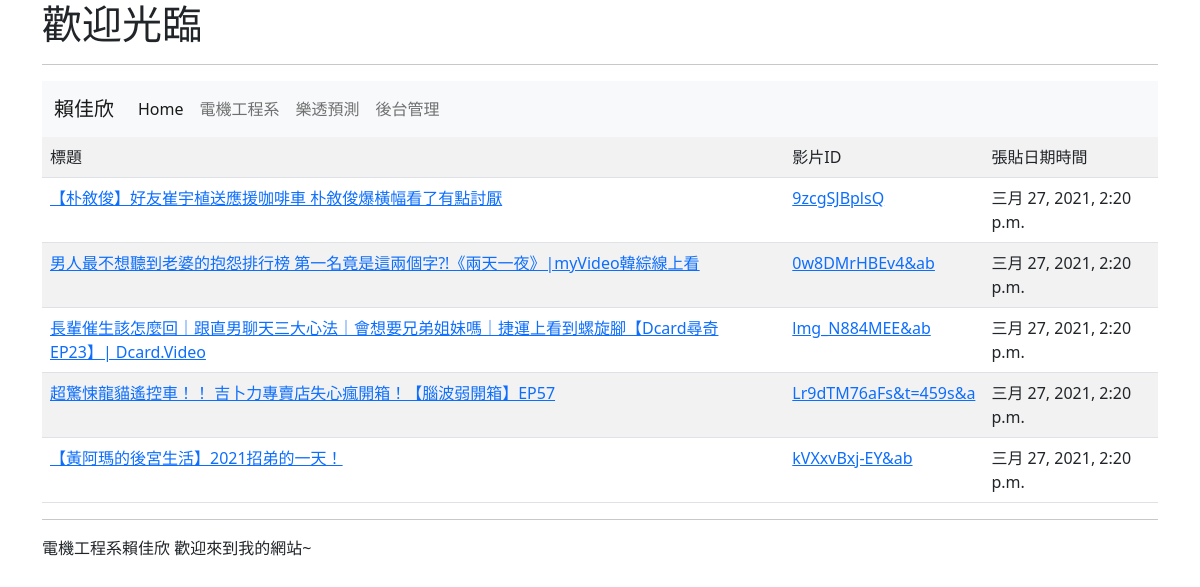
The page / on the database its author committed.
### mysite/models.py (models this page shows, shortened)
class Post(models.Model):
	title = models.CharField(max_length=200)
	vid = models.CharField(max_length=20,default="9zcgSJBplsQ")
	pub_date = models.DateTimeField(default=timezone.now)
	class Meta:
		ordering = ('-pub_date',)

### mysite/views.py (the view)
# urls.py: path('',views.index),
def index(request):
		posts = models.Post.objects.all()
		return render(request, "index.html", locals())

### templates/index.html (shortened to what this page needs)
<!doctype html>
<html>
  <head>
    <link href="https://cdn.jsdelivr.net/npm/bootstrap@5.0.0-beta2/dist/css/bootstrap.min.css" rel="stylesheet">
  </head>
  <body>
  	<div class="container">
    <h1>歡迎光臨</h1>
	<hr>
	<nav class="navbar navbar-expand-lg navbar-light bg-light">
  <div class="container-fluid">
    <a class="navbar-brand" href="#">賴佳欣</a>
    <div class="collapse navbar-collapse" id="navbarNav">
      <ul class="navbar-nav">
        <li class="nav-item">
          <a class="nav-link active" aria-current="page" href="/">Home</a>
        </li>
        <li class="nav-item">
          <a class="nav-link" href="http://ee.nkust.edu.tw/">電機工程系</a>
        </li>
        <li class="nav-item">
          <a class="nav-link" href="/lotto/">樂透預測</a>
        </li>
        <li class="nav-item">
          <a class="nav-link" href="/admin/" tabindex="-1" aria-disabled="true">後台管理</a>
        </li>
      </ul>
    </div>
  </div>
</nav>
  <table class='table table-striped'>
    <tr><td>標題</td><td>影片ID</td><td>張貼日期時間</td></tr>
  {% for post in posts %}
    <tr>
    <td><a href='https://www.youtube.com/watch?v={{ post.vid }}'>{{ post.title }}</a></td>
    <td><a href='/play/{{ post.id}}/'>{{ post.vid }}</a></td>
    <td>{{ post.pub_date }}</td>
    </tr>
  {% endfor %}
	</table>
  <hr>
	電機工程系賴佳欣 歡迎來到我的網站~
	</div>
  </body>
</html>

### rows shown on the page
Post: title "【朴敘俊】好友崔宇植送應援咖啡車 朴敘俊爆橫幅看了有點討厭", vid "9zcgSJBplsQ", pub_date "三月 27, 2021, 2:20 p.m."
Post: title "男人最不想聽到老婆的抱怨排行榜 第一名竟是這兩個字?!《兩天一夜》|myVideo韓綜線上看", vid "0w8DMrHBEv4&ab", pub_date "三月 27, 2021, 2:20 p.m."
Post: title "長輩催生該怎麼回｜跟直男聊天三大心法｜會想要兄弟姐妹嗎｜捷運上看到螺旋腳【Dcard尋奇EP23】| Dcard.Video", vid "lmg_N884MEE&ab", pub_date "三月 27, 2021, 2:20 p.m."
Post: title "超驚悚龍貓遙控車！！ 吉卜力專賣店失心瘋開箱！【腦波弱開箱】EP57", vid "Lr9dTM76aFs&t=459s&a", pub_date "三月 27, 2021, 2:20 p.m."
Post: title "【黃阿瑪的後宮生活】2021招弟的一天！", vid "kVXxvBxj-EY&ab", pub_date "三月 27, 2021, 2:20 p.m."
